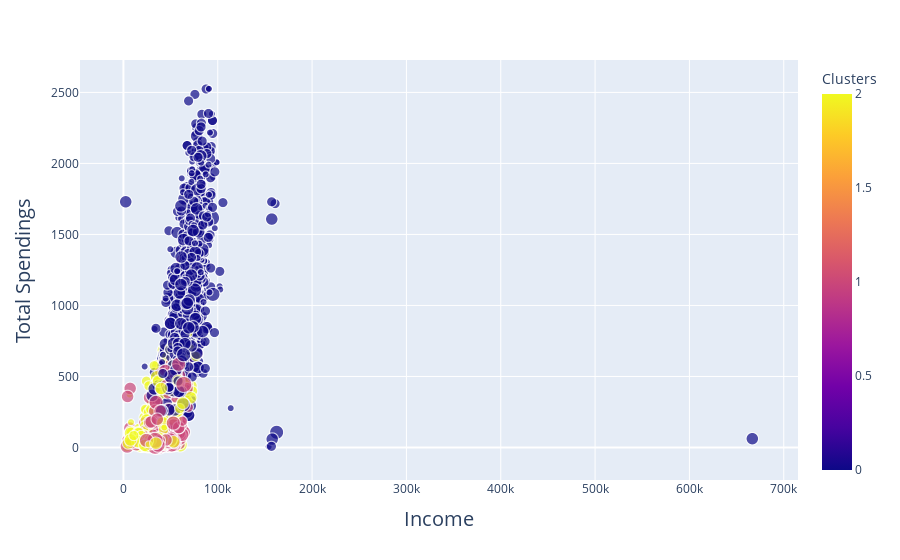

The notebook cell this image was saved under:
### Code cell
import plotly.express as px

# Assuming you have a DataFrame named 'df'
fig = px.scatter(df, x='Income', y='Monetary', color='Clusters', 
                 size='Family_Size', color_discrete_sequence=palette,size_max=16)

fig.update_layout(
    xaxis_title='Income', yaxis_title='Total Spendings',
    xaxis=dict(title=dict(text='Income', font=dict(size=20))),
    yaxis=dict(title=dict(text='Total Spendings', font=dict(size=20))))
fig.show()

### Figure 1 — Plotly figure (JSON) as saved in the notebook; plotly's stock layout.template omitted (floating-point values rounded to 4 significant figures; data arrays with more than 128 entries replaced by an {"elided": "..."} marker saying what was removed)
{"data": [{"hovertemplate": "Income=%{x}<br>Monetary=%{y}<br>Family_Size=%{marker.size}<br>Clusters=%{marker.color}<extra></extra>", "legendgroup": "", "marker": {"color": {"elided": "2216 int values"}, "coloraxis": "coloraxis", "size": {"elided": "2216 int values"}, "sizemode": "area", "sizeref": 0.01953, "symbol": "circle"}, "mode": "markers", "name": "", "showlegend": false, "type": "scattergl", "x": {"elided": "2216 int values"}, "xaxis": "x", "y": {"elided": "2216 int values"}, "yaxis": "y"}], "layout": {"coloraxis": {"colorbar": {"title": {"text": "Clusters"}}, "colorscale": [[0, "#0d0887"], [0.1111, "#46039f"], [0.2222, "#7201a8"], [0.3333, "#9c179e"], [0.4444, "#bd3786"], [0.5556, "#d8576b"], [0.6667, "#ed7953"], [0.7778, "#fb9f3a"], [0.8889, "#fdca26"], [1, "#f0f921"]]}, "legend": {"itemsizing": "constant", "tracegroupgap": 0}, "margin": {"t": 60}, "xaxis": {"anchor": "y", "domain": [0, 1], "title": {"font": {"size": 20}, "text": "Income"}}, "yaxis": {"anchor": "x", "domain": [0, 1], "title": {"font": {"size": 20}, "text": "Total Spendings"}}}}
